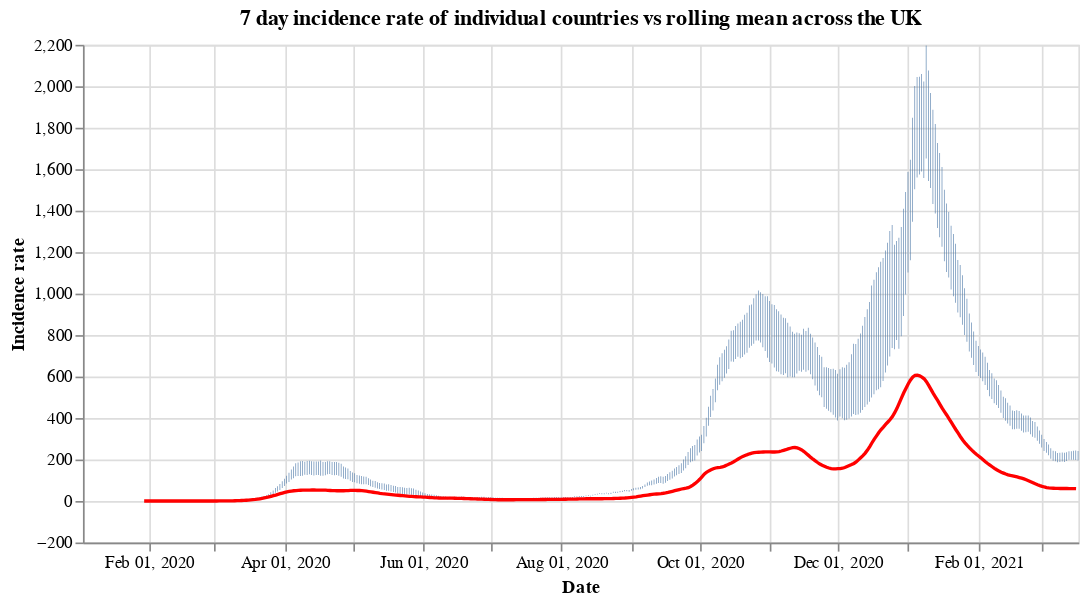

Notebook source saved alongside this figure:
### Code cell
#collapse
countries = uk_cases['areaName'].unique()
countries.sort()

selection = alt.selection_single(
    name='Select',
    fields=['areaName'],
    init={'areaName': 'Wales'},
    bind={'areaName': alt.binding_select(options=countries)}
)

# scatter plot, modify opacity based on selection
bars = alt.Chart(uk_cases).mark_bar().add_selection(
    selection
).encode(
    x=alt.X("yearmonthdate(date):T", axis=alt.Axis(title='Date')),
    y=alt.Y("weeklyCasesRate:Q", axis=alt.Axis(title='Incidence rate')),
    tooltip='weeklyCasesRate:Q',
    opacity=alt.condition(selection, alt.value(1), alt.value(0))
).properties(title=f'7 day incidence rate of individual countries vs rolling mean across the UK', width=600)

line = alt.Chart(overview_cases).mark_line(
    color='red',
    size=2,
).transform_window(
    rolling_mean='mean(weeklyCasesRate)',
    frame=[0, 7]
).encode(
    x='yearmonthdate(date):T',
    y='rolling_mean:Q'
)

alt.layer(bars, line)

### Figure 1 — Vega-Lite specification as saved in the notebook (floating-point values rounded to 4 significant figures; data arrays with more than 128 entries replaced by an {"elided": "..."} marker saying what was removed)
{"config": {"view": {"continuousWidth": 400, "continuousHeight": 300}}, "layer": [{"data": {"name": "data-68edb9311d8c03f48408e6e56d98cc8e"}, "mark": "bar", "encoding": {"opacity": {"condition": {"value": 1, "selection": "Select"}, "value": 0}, "tooltip": {"type": "quantitative", "field": "weeklyCasesRate"}, "x": {"type": "temporal", "axis": {"title": "Date"}, "field": "date", "timeUnit": "yearmonthdate"}, "y": {"type": "quantitative", "axis": {"title": "Incidence rate"}, "field": "weeklyCasesRate"}}, "selection": {"Select": {"type": "single", "fields": ["areaName"], "init": {"areaName": "Wales"}, "bind": {"areaName": {"input": "select", "options": ["England", "Northern Ireland", "Scotland", "Wales"]}}}}, "title": "7 day incidence rate of individual countries vs rolling mean across the UK", "width": 600}, {"data": {"name": "data-e1c14a4bc1107faccb490239d5aac80c"}, "mark": {"type": "line", "color": "red", "size": 2}, "encoding": {"x": {"type": "temporal", "field": "date", "timeUnit": "yearmonthdate"}, "y": {"type": "quantitative", "field": "rolling_mean"}}, "transform": [{"window": [{"op": "mean", "field": "weeklyCasesRate", "as": "rolling_mean"}], "frame": [0, 7]}]}], "$schema": "https://vega.github.io/schema/vega-lite/v4.8.1.json", "datasets": {"data-68edb9311d8c03f48408e6e56d98cc8e": {"elided": "1756 records"}, "data-e1c14a4bc1107faccb490239d5aac80c": {"elided": "412 records"}}}
